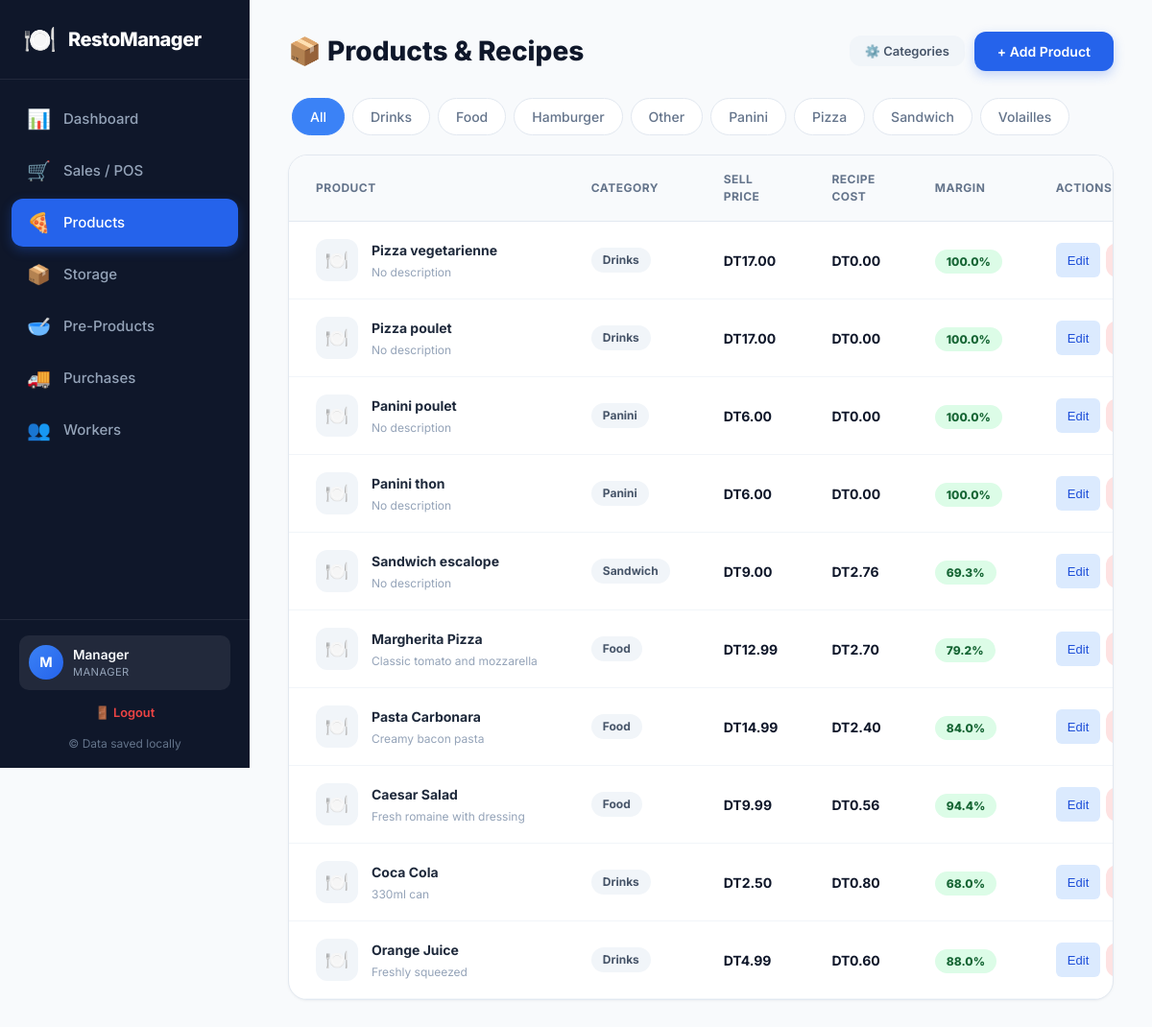
Screenshot of /products (signed in) with the database file from the repository.
### tables this page shows
CREATE TABLE users (
    id INTEGER PRIMARY KEY AUTOINCREMENT,
    name TEXT NOT NULL,
    email TEXT,
    role TEXT DEFAULT 'Waiter',
    phone TEXT,
    password TEXT,
    created_at TEXT DEFAULT CURRENT_TIMESTAMP
    );

CREATE TABLE categories (
            id INTEGER PRIMARY KEY AUTOINCREMENT,
            name TEXT NOT NULL UNIQUE,
            created_at TEXT DEFAULT CURRENT_TIMESTAMP
        );

CREATE TABLE products (
    id INTEGER PRIMARY KEY AUTOINCREMENT,
    name TEXT NOT NULL,
    description TEXT,
    price REAL NOT NULL,
    category TEXT DEFAULT 'Food',
    is_active INTEGER DEFAULT 1,
    created_at TEXT DEFAULT CURRENT_TIMESTAMP
    );

### app.py (the view)
@app.route('/products')
@require_permission('products')
def products():
    conn = get_db()
    cursor = conn.cursor()
    cursor.execute("SELECT * FROM products ORDER BY created_at DESC")
    products_raw = rows_to_dict(cursor.fetchall())
    products = []
    for p in products_raw:
        p['cost'] = get_product_cost(p['id'])
        p['margin'] = round(((p['price'] - p['cost']) / p['price'] * 100), 1) if p['price'] > 0 else 0
        products.append(p)
    cursor.execute("SELECT id, name, unit, avg_cost FROM articles ORDER BY name")
    articles = rows_to_dict(cursor.fetchall())
    cursor.execute("SELECT id, name, unit, yield_qty FROM pre_products ORDER BY name")
    pre_products_list = rows_to_dict(cursor.fetchall())
    for pp in pre_products_list:
        pp['cost_per_unit'] = get_pre_product_cost(pp['id'])
    cursor.execute("SELECT * FROM categories ORDER BY name")
    categories = rows_to_dict(cursor.fetchall())
    cursor.execute("SELECT product_id, article_id, quantity_needed FROM product_recipes")
    all_recipes = rows_to_dict(cursor.fetchall())
    product_recipes_map = {}
    for r in all_recipes:
        pid = r['product_id']
        if pid not in product_recipes_map:
            product_recipes_map[pid] = []
        product_recipes_map[pid].append(r)
    cursor.execute("SELECT product_id, pre_product_id, quantity_needed FROM product_pre_products")
    all_pre = rows_to_dict(cursor.fetchall())
    product_pre_map = {}
    for r in all_pre:
        pid = r['product_id']
        if pid not in product_pre_map:
            product_pre_map[pid] = []
        product_pre_map[pid].append(r)
    conn.close()
    return render_template('products.html', products=products, articles=articles,
                           pre_products=pre_products_list, categories=categories,
                           product_recipes_map=product_recipes_map, product_pre_map=product_pre_map)

### app.py (called while the page is built)
def get_db():
    conn = sqlite3.connect(DATABASE)
    conn.row_factory = sqlite3.Row
    return conn

def rows_to_dict(rows):
    return [dict(row) for row in rows]

def get_role_permissions(role):
    conn = get_db()
    cursor = conn.cursor()
    cursor.execute("SELECT section FROM role_permissions WHERE role = ?", (role,))
    perms = [row['section'] for row in cursor.fetchall()]
    conn.close()
    return perms

def has_permission(role, section):
    return section in get_role_permissions(role)

def require_permission(section):
    def decorator(f):
        @wraps(f)
        def decorated_function(*args, **kwargs):
            if 'user_id' not in session:
                return redirect(url_for('login'))
            role = session.get('user_role')
            if not has_permission(role, section):
                flash('Access denied. You do not have permission for this section.', 'error')
                return redirect(get_first_allowed_route(role))
            return f(*args, **kwargs)
        return decorated_function
    return decorator

@app.context_processor
def inject_user():
    user = None
    if 'user_id' in session:
        conn = get_db()
        cursor = conn.cursor()
        cursor.execute("SELECT * FROM users WHERE id = ?", (session['user_id'],))
        row = cursor.fetchone()
        conn.close()
        if row:
            user = dict(row)
    return dict(current_user=user, get_role_permissions=get_role_permissions)

@app.before_request
def load_user():
    g.user = None
    if 'user_id' in session:
        conn = get_db()
        cursor = conn.cursor()
        cursor.execute("SELECT * FROM users WHERE id = ?", (session['user_id'],))
        row = cursor.fetchone()
        conn.close()
        if row:
            g.user = dict(row)

def get_pre_product_cost(pre_product_id):
    conn = get_db()
    cursor = conn.cursor()
    cursor.execute("""
        SELECT SUM(ppr.quantity_needed * a.avg_cost) as total_cost, pp.yield_qty
        FROM pre_product_recipes ppr
        JOIN articles a ON ppr.article_id = a.id
        JOIN pre_products pp ON ppr.pre_product_id = pp.id
        WHERE ppr.pre_product_id = ?
    """, (pre_product_id,))
    result = cursor.fetchone()
    conn.close()
    if result and result['total_cost'] is not None and result['yield_qty'] > 0:
        return round(result['total_cost'] / result['yield_qty'], 2)
    return 0

### templates/products.html (shortened to what this page needs)
{% extends "base.html" %}
{% block content %}
<div class="page-header">
    <h1>📦 Products & Recipes</h1>
    <div class="page-header-actions">
        <button class="btn btn-secondary btn-sm" onclick="openModal('manageCategoriesModal')">⚙️ Categories</button>
        <button class="btn btn-primary" onclick="openModal('addProductModal')">+ Add Product</button>
    </div>
</div>
<div class="cat-tabs">
    <div class="cat-tab active" onclick="filterProducts('all', this)">All</div>
    {% for cat in categories %}
    <div class="cat-tab" onclick="filterProducts('{{ cat.name }}', this)">{{ cat.name }}</div>
    {% endfor %}
</div>
<div class="card">
    <div class="table-responsive">
        <table class="data-table" id="productsTable">
            <thead>
                <tr>
                    <th>Product</th>
                    <th>Category</th>
                    <th>Sell Price</th>
                    <th>Recipe Cost</th>
                    <th>Margin</th>
                    <th>Actions</th>
                </tr>
            </thead>
            <tbody>
                {% for product in products %}
                <tr class="product-row" data-category="{{ product.category }}">
                    <td>
                        <div class="product-cell">
                            <div class="product-icon">🍽️</div>
                            <div>
                                <strong>{{ product.name }}</strong>
                                <p class="product-desc">{{ product.description or 'No description' }}</p>
                            </div>
                        </div>
                    </td>
                    <td><span class="badge badge-category">{{ product.category }}</span></td>
                    <td class="cell-price">DT{{ "%.2f"|format(product.price) }}</td>
                    <td class="cell-price">DT{{ "%.2f"|format(product.cost) }}</td>
                    <td>
                        <span class="margin-badge {% if product.margin > 50 %}margin-good{% elif product.margin > 20 %}margin-ok{% else %}margin-low{% endif %}">
                            {{ "%.1f"|format(product.margin) }}%
                        </span>
                    </td>
                    <td>
                        <div class="action-btns">
                            <button class="btn-edit" onclick="openEditModal({{ product.id }})">Edit</button>
                            <a href="/products/delete/{{ product.id }}"
                               class="btn btn-danger btn-sm"
                               onclick="return confirm('Delete this product?')">Delete</a>
                        </div>
                    </td>
                </tr>
                {% else %}
                <tr>
                    <td colspan="6" class="cell-empty">No products yet. Add your first product!</td>
                </tr>
                {% endfor %}
            </tbody>
        </table>
    </div>
</div>
{% endblock %}

### templates/base.html (shortened to what this page needs)
<!DOCTYPE html>
<html lang="en">
<head>
    <link rel="stylesheet" href="{{ url_for('static', filename='style.css') }}">
</head>
<body>
    {% if current_user %}
    <div class="app-container">
        <aside class="sidebar" id="sidebar">
            <div class="logo">
                <span class="logo-icon">🍽️</span>
                <span class="logo-text">RestoManager</span>
            </div>
            <nav class="nav-menu">
                {% set perms = get_role_permissions(current_user.role) %}
                <a href="/" class="nav-item {% if request.path == '/' %}active{% endif %}">
                    <span class="nav-icon">📊</span>
                    <span>Dashboard</span>
                </a>
                {% if 'sales' in perms %}
                <a href="/sales" class="nav-item {% if request.path == '/sales' %}active{% endif %}">
                    <span class="nav-icon">🛒</span>
                    <span>Sales / POS</span>
                </a>
                {% endif %}
                {% if 'products' in perms %}
                <a href="/products" class="nav-item {% if request.path == '/products' %}active{% endif %}">
                    <span class="nav-icon">🍕</span>
                    <span>Products</span>
                </a>
                {% endif %}
                {% if 'storage' in perms %}
                <a href="/storage" class="nav-item {% if request.path == '/storage' %}active{% endif %}">
                    <span class="nav-icon">📦</span>
                    <span>Storage</span>
                </a>
                {% endif %}
                {% if 'pre_products' in perms %}
                <a href="/pre-products" class="nav-item {% if request.path == '/pre-products' %}active{% endif %}">
                    <span class="nav-icon">🥣</span>
                    <span>Pre-Products</span>
                </a>
                {% endif %}
                {% if 'purchases' in perms %}
                <a href="/purchases" class="nav-item {% if request.path == '/purchases' %}active{% endif %}">
                    <span class="nav-icon">🚚</span>
                    <span>Purchases</span>
                </a>
                {% endif %}
                {% if 'workers' in perms %}
                <a href="/workers" class="nav-item {% if request.path == '/workers' %}active{% endif %}">
                    <span class="nav-icon">👥</span>
                    <span>Workers</span>
                </a>
                {% endif %}
            </nav>
            <div class="sidebar-footer">
                <div class="user-profile">
                    <div class="user-avatar">{{ current_user.name[0] }}</div>
                    <div class="user-info">
                        <span class="user-name">{{ current_user.name }}</span>
                        <span class="user-role">{{ current_user.role }}</span>
                    </div>
                </div>
                <a href="/logout" class="logout-link">🚪 Logout</a>
                <p style="text-align:center;margin-top:8px;">© Data saved locally</p>
            </div>
        </aside>
    {% endif %}
        <main class="main-content {% if not current_user %}login-page{% endif %}">
            {% block content %}{% endblock %}
        </main>
    {% if current_user %}
    </div>
    {% endif %}
</body>
</html>

### templates/products.html (style rules this page uses)
.page-header-actions { display: flex; gap: 10px; align-items: center; }
.cat-tabs { display: flex; gap: 8px; flex-wrap: wrap; margin-bottom: 20px; padding: 0 4px; }
.cat-tab { padding: 8px 18px; border-radius: 20px; border: 1px solid #e2e8f0; background: #fff; color: #64748b; font-size: 14px; font-weight: 500; cursor: pointer; transition: all 0.2s ease; user-select: none; }
.cat-tab.active { background: #3b82f6; color: #fff; border-color: #3b82f6; }
.action-btns { display: flex; gap: 6px; }
.btn-edit { background: #dbeafe; color: #1d4ed8; border: none; padding: 5px 12px; border-radius: 6px; font-size: 13px; cursor: pointer; text-decoration: none; font-weight: 500; }

### rows the page displays
users: name "M", name "Manager", role "MANAGER"
categories: name "Drinks"
categories: name "Food"
categories: name "Hamburger"
categories: name "Other"
categories: name "Panini"
categories: name "Pizza"
categories: name "Sandwich"
categories: name "Volailles"
products: name "Pizza vegetarienne", description "No description", category "Drinks", price "17.00", cost "0.00", margin "100.0"
products: name "Pizza poulet", description "No description", category "Drinks", price "17.00", cost "0.00", margin "100.0"
products: name "Panini poulet", description "No description", category "Panini", price "6.00", cost "0.00", margin "100.0"
products: name "Panini thon", description "No description", category "Panini", price "6.00", cost "0.00", margin "100.0"
products: name "Sandwich escalope", description "No description", category "Sandwich", price "9.00", cost "2.76", margin "69.3"
products: name "Margherita Pizza", description "Classic tomato and mozzarella", category "Food", price "12.99", cost "2.70", margin "79.2"
products: name "Pasta Carbonara", description "Creamy bacon pasta", category "Food", price "14.99", cost "2.40", margin "84.0"
products: name "Caesar Salad", description "Fresh romaine with dressing", category "Food", price "9.99", cost "0.56", margin "94.4"
products: name "Coca Cola", description "330ml can", category "Drinks", price "2.50", cost "0.80", margin "68.0"
products: name "Orange Juice", description "Freshly squeezed", category "Drinks", price "4.99", cost "0.60", margin "88.0"
